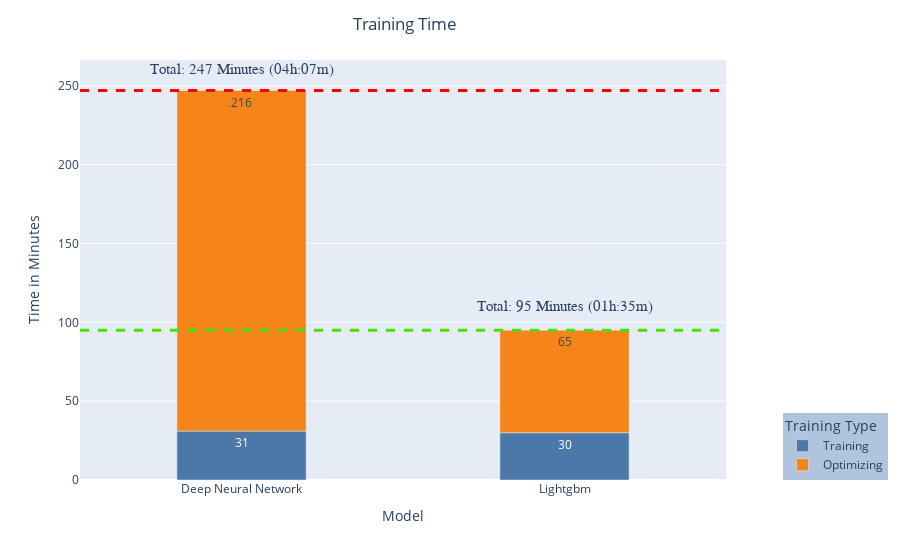

The notebook cell this image was saved under:
### Code cell
import plotly.express as px
import pandas as pd
df = pd.DataFrame({"Time":[31,216,30,65],
                   "Model":["Deep Neural Network","Deep Neural Network","Lightgbm","Lightgbm"],
                   "Training Type":["Training","Optimizing"]*2
                   })
fig = px.bar(df,y="Time",x="Model",color="Training Type",text="Time",color_discrete_sequence=px.colors.qualitative.T10)
fig.update_yaxes(title="Time in Minutes")
fig.update_layout(legend=dict(
    yanchor="bottom",
    y=0,
    xanchor="right",
    x=1.25,
    bgcolor="LightSteelBlue",
),title={
    "text":"Training Time",
    "x":0.45
})
min = 99999
max = 0

counter = 0
temp = 0
for t,_,_ in df.values:
    temp += t
    counter += 1
    if counter == 2:
        if temp> max:
            max = temp
        elif temp < min:
            min = temp
        temp = 0
        counter = 0

fig.add_hline(min,line_width=3,line_dash="dash",line_color="#4ae004")
fig.add_hline(max,line_width=3,line_dash="dash",line_color="red")
fig.update_traces(width=0.4)
fig.add_annotation(x=0, y=260,
            text="Total: 247 Minutes (04h:07m)",
            showarrow=False,font_size=15,font_family="Arial Black")
fig.add_annotation(x=1, y=110,
            text="Total: 95 Minutes (01h:35m)",
            showarrow=False,font_size=15,font_family="Arial Black")
fig.show()
#fig.write_image("training_time.png",format='png',engine='kaleido',scale=3)

### Figure 1 — Plotly figure (JSON) as saved in the notebook; plotly's stock layout.template omitted (floating-point values rounded to 4 significant figures)
{"data": [{"alignmentgroup": "True", "hovertemplate": "Training Type=Training<br>Model=%{x}<br>Time=%{text}<extra></extra>", "legendgroup": "Training", "marker": {"color": "#4C78A8", "pattern": {"shape": ""}}, "name": "Training", "offsetgroup": "Training", "orientation": "v", "showlegend": true, "text": [31, 30], "textposition": "auto", "type": "bar", "width": 0.4, "x": ["Deep Neural Network", "Lightgbm"], "xaxis": "x", "y": [31, 30], "yaxis": "y"}, {"alignmentgroup": "True", "hovertemplate": "Training Type=Optimizing<br>Model=%{x}<br>Time=%{text}<extra></extra>", "legendgroup": "Optimizing", "marker": {"color": "#F58518", "pattern": {"shape": ""}}, "name": "Optimizing", "offsetgroup": "Optimizing", "orientation": "v", "showlegend": true, "text": [216, 65], "textposition": "auto", "type": "bar", "width": 0.4, "x": ["Deep Neural Network", "Lightgbm"], "xaxis": "x", "y": [216, 65], "yaxis": "y"}], "layout": {"annotations": [{"font": {"family": "Arial Black", "size": 15}, "showarrow": false, "text": "Total: 247 Minutes (04h:07m)", "x": 0, "y": 260}, {"font": {"family": "Arial Black", "size": 15}, "showarrow": false, "text": "Total: 95 Minutes (01h:35m)", "x": 1, "y": 110}], "barmode": "relative", "legend": {"bgcolor": "LightSteelBlue", "title": {"text": "Training Type"}, "tracegroupgap": 0, "x": 1.25, "xanchor": "right", "y": 0, "yanchor": "bottom"}, "margin": {"t": 60}, "shapes": [{"line": {"color": "#4ae004", "dash": "dash", "width": 3}, "type": "line", "x0": 0, "x1": 1, "xref": "x domain", "y0": 95, "y1": 95, "yref": "y"}, {"line": {"color": "red", "dash": "dash", "width": 3}, "type": "line", "x0": 0, "x1": 1, "xref": "x domain", "y0": 247, "y1": 247, "yref": "y"}], "title": {"text": "Training Time", "x": 0.45}, "xaxis": {"anchor": "y", "domain": [0, 1], "title": {"text": "Model"}}, "yaxis": {"anchor": "x", "domain": [0, 1], "title": {"text": "Time in Minutes"}}}}
